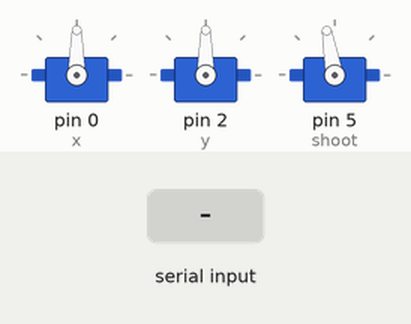
A sketch run on a simulated Arduino Uno, built with avr-gcc and run on an emulated ATmega328P. Shown: 3 × servo. The inputs (shaded band) are chosen by the test bench.

Above: at 1.2 s.
1.3 s: "90,45\n" received over Serial
At 2.1 s:
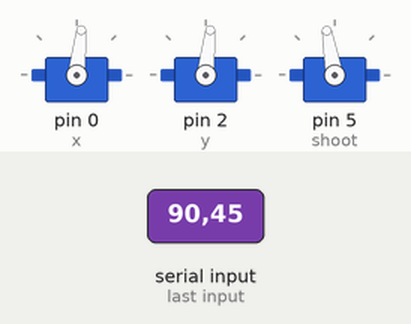
2.8 s: "30,150\n" received over Serial
At 3.3 s:
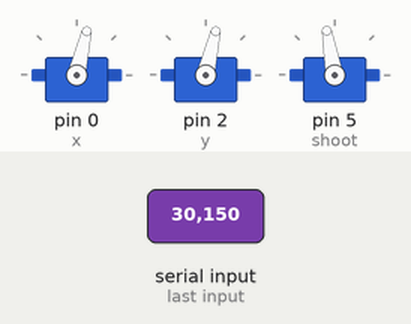
Timing chart, 0 to 5.8 s (numbered marks = the images above; inputs shaded):
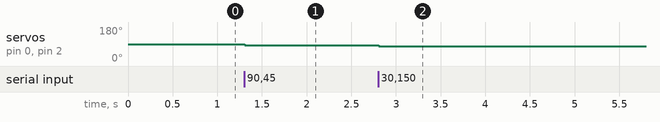

Measured:
- after the input at 1.3 s, servo on pin 0 (x), servo on pin 2 (y): 90° → 84° at once
- after the input at 2.8 s, servo on pin 0 (x), servo on pin 2 (y): 84° → 77° at once

The sketch:

updateCodeForFaceTracking.ino
```cpp
#include<Servo.h>

Servo x, y;
Servo shoot;
int a = 3;
int width = 640, height = 480;
int xpos = 90, ypos = 90;
void setup() {

  Serial.begin(9600);
  x.attach(0); //d3
  y.attach(2); //d4

  x.write(xpos);
  y.write(ypos);

  shoot.attach(5);
  shoot.write(100);
}
const int anglex = 1;
const int angley = 1;
int xvalue;
int yvalue;
void loop() {
  if (Serial.available() > 0)
  {
    int x_mid, y_mid;
    if (Serial.read() == 'X')
    {
      x_mid = Serial.parseInt();
      if (Serial.read() == 'Y')
        y_mid = Serial.parseInt();
    }

    xvalue = x_mid;
    yvalue = y_mid;

    if(x_mid >= 300  && x_mid <= 340 && y_mid >= 220 && y_mid <=260 ){
      shoot.write(0);
      delay(50);
      shoot.write(120);
      delay(50);
    }else{
    if (x_mid > width / 2 + 30)
      xpos += anglex;
    if (x_mid < width / 2 - 30)
      xpos -= anglex;
    if (y_mid < height / 2 + 30)
      // ypos -= angle;
      ypos += angley;
    if (y_mid > height / 2 - 30)
      // ypos += angle;
      ypos -= angley;
    }


    // if the servo degree is outside its range
      if (xpos >= 180)
        xpos = 180;
      else if (xpos <= 0)
        xpos = 0;
      if (ypos >= 180)
        ypos = 180;
      else if (ypos <= 0)
        ypos = 0;

      x.write(xpos);
      y.write(ypos);

  }
}
  // else{

  //     while(Serial.available() == 0 && xpos<180){
  //       delay(10);
  //       xpos += 1;
  //       x.write(xpos);
  //       delay(10);
  //     }
  //     if(Serial.available() == 0){
  //       xpos = 0;
  //       x.write(xpos);
  //     }

  //     }

  // }
```
